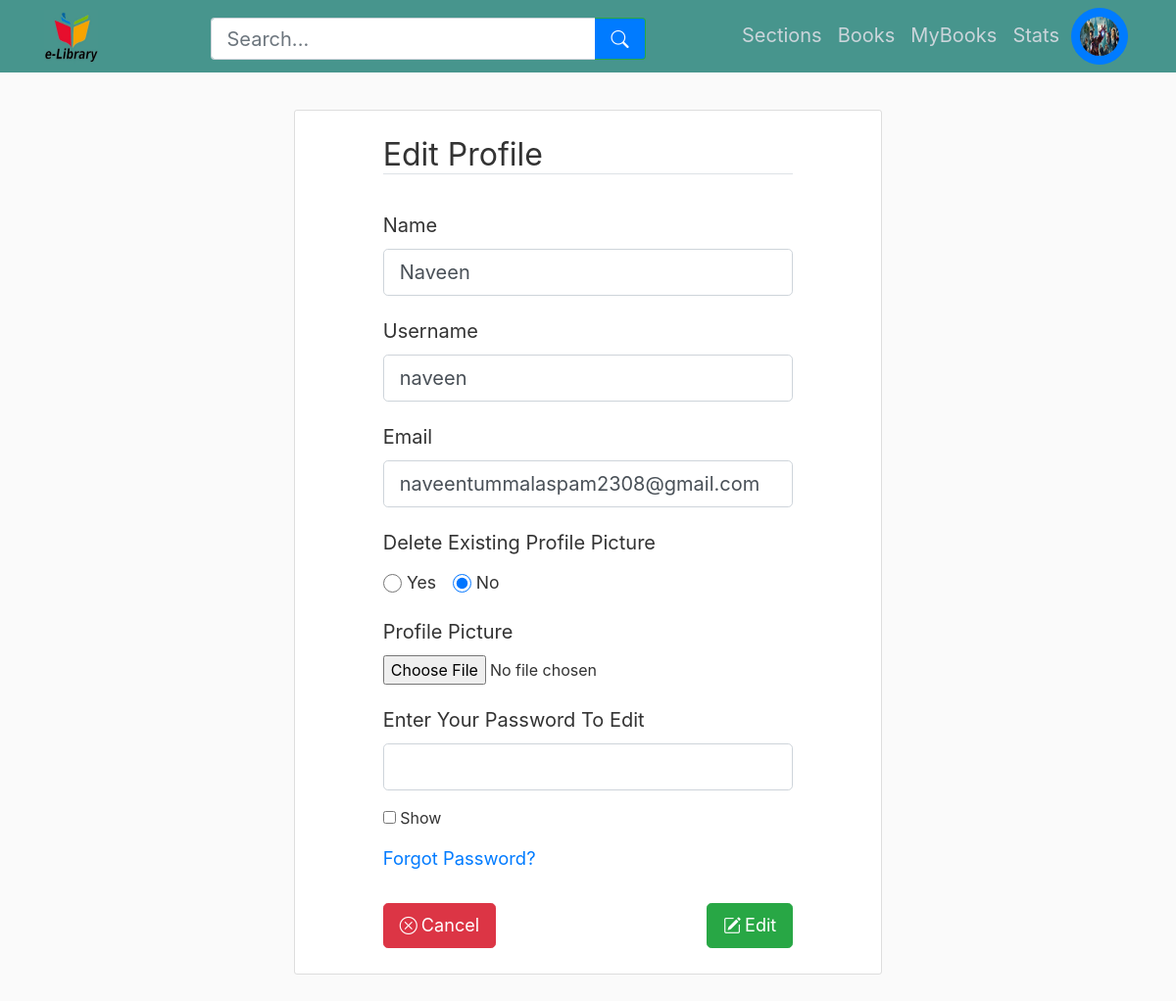
Screenshot of /user/edit-profile (signed in) with the database file from the repository.
### library_app/models.py (models this page shows, shortened)
class User(db.Model):
    __tablename__ = "user"
    userid = db.Column(db.Integer, primary_key=True, autoincrement=True)
    name = db.Column(db.String(60), nullable=False)
    username = db.Column(db.String(32), unique=True, nullable=False)
    email = db.Column(db.String(60), unique=True, nullable=False)
    password = db.Column(db.String(60), nullable=False)
    profile_picture = db.Column(
        db.String(20), nullable=False, default="default_profile_picture.png"
    )
    authenticated = db.Column(db.Boolean, default=False)
    urole = db.Column(db.String(20), default="user")
    requests = db.relationship(
        "Request", back_populates="user", lazy=True, cascade="all, delete-orphan"
    )
    feedbacks = db.relationship(
        "Feedback", back_populates="user", lazy=True, cascade="all, delete-orphan"
    )
    __table_args__ = (
        CheckConstraint(urole.in_(["user", "librarian"]), name="check_urole"),
    )
    def get_urole(self):
        return self.urole

### library_app/user/routes.py (the view, shortened to what this page needs)
@user.route("/user/edit-profile", methods=["GET", "POST"])
@login_required(role="user")
def edit_profile():
    form = EditProfileForm()
    global previous_user
    if request.method == "GET":
        if previous_user:
            form.name.data = previous_user.name
            form.username.data = previous_user.username
            form.email.data = previous_user.email
        else:
            form.name.data = current_user.name
            form.username.data = current_user.username
            form.email.data = current_user.email
    return render_template(
        "user/edit_profile.html",
        title="Update Profile",
        user=current_user,
        form=form,
        navbaractive=["Account"],
    )

### library_app/forms.py (shortened to what this page needs)
class EditProfileForm(FlaskForm):
    name = StringField("Name", validators=[DataRequired(), Length(min=5, max=60)])
    email = StringField("Email", validators=[DataRequired()])
    username = StringField(
        "Username", validators=[DataRequired(), Length(min=5, max=32)]
    )
    profile_picture = FileField(
        "Profile Picture", validators=[FileAllowed(["jpg", "png", "jpeg"])]
    )
    delete_profile_picture = RadioField(
        "Delete Existing Profile Picture",
        choices=[("yes", "Yes"), ("no", "No")],
        validators=[DataRequired()],
        default="no",
    )
    password = PasswordField(
        "Enter Your Password To Edit",
        validators=[DataRequired(), Length(min=8, max=60)],
    )
    submit = SubmitField("Edit")

### library_app/models.py (called while the page is built)
@login_manager.user_loader
def load_user(userid):
    return User.query.get(userid)

### library_app/utils.py (called while the page is built)
def login_required(role="any"):
    def wrapper(fn):
        @wraps(fn)
        def view(*args, **kwargs):
            if not current_user.is_authenticated:
                return login_manager.unauthorized()
            if current_user.get_urole() != role and role!=any:
                abort(403)
            return fn(*args, **kwargs)
        return view
    return wrapper

### library_app/templates/user/edit_profile.html (shortened to what this page needs)
{% extends "user/layout.html" %} {% block content %}
<div class="content-section mx-auto w-50">
    <form
        method="POST"
        action=""
        class="form mx-auto w-75 mb-3 mt-3"
        enctype="multipart/form-data"
    >
        <fieldset class="form-group">
            <legend class="border-bottom mb-4 h2 font-weight-normal">
                Edit Profile
            </legend>
            <div class="form-group">
                {{ form.name.label(class='h5 font-weight-normal
                form-control-label mt-3') }} {%if form.name.errors %} {{
                form.name(class="form-control form-control-lg is-invalid mt-1")
                }}
                <div>
                    {% for error in form.name.errors %}
                    <p class="text-danger mt-1">*{{error}}</p>
                    {% endfor %}
                </div>
                {% else %} {{ form.name(class="form-control form-control-lg
                mt-1") }} {% endif %}
            </div>
            <div class="form-group">
                {{ form.username.label(class='h5 font-weight-normal
                form-control-label mt-2') }} {% if form.username.errors %} {{
                form.username(class="form-control form-control-lg is-invalid
                mt-1") }}
                <div>
                    {% for error in form.username.errors %}
                    <p class="text-danger mt-1">*{{error}}</p>
                    {% endfor %}
                </div>
                {% else %} {{ form.username(class="form-control form-control-lg
                mt-1") }} {% endif %}
            </div>
            <div class="form-group">
                {{ form.email.label(class='h5 font-weight-normal
                form-control-label mt-2') }} {% if form.email.errors %} {{
                form.email(class="form-control form-control-lg is-invalid mt-1")
                }}
                <div>
                    {% for error in form.email.errors %}
                    <p class="text-danger mt-1">*{{error}}</p>
                    {% endfor %}
                </div>
                {% else %} {{ form.email(class="form-control form-control-lg
                mt-1") }} {% endif %}
            </div>
            {% if user.profile_picture!="default_profile_picture.png" %}
            <div>
                {{ form.delete_profile_picture.label(class="h5 font-weight-normal
                form-control-label mt-2") }}
                <div>
                    {% for option in form.delete_profile_picture %}
                        <div class="form-check form-check-inline">
                            {{ option(class="form-check-input mb-2", id=option.id) }}
                            <label class="font-weight-normal form-control-label mt-2" for="{{ option.id }}" style="font-size: 1.10rem;">
                                {{ option.label }}
                            </label>
                        </div>
                    {% endfor %}
                </div>
            </div>
            {% endif %}
            <div class="form-group">
                {{ form.profile_picture.label(class='h5 font-weight-normal
                form-control-label mt-2') }} {{
                form.profile_picture(class="form-control-file mt-1") }}
            </div>
            <div class="form-group">
                {{ form.password.label(class='h5 font-weight-normal
                form-control-label mt-2') }} {% if form.password.errors %} {{
                form.password(class="form-control password form-control-lg is-invalid
                mt-1") }}
                <div>
                    {% for error in form.password.errors %}
                    <p class="text-danger mt-1">*{{error}}</p>
                    {% endfor %}
                </div>
                {% else %} {{ form.password(class="form-control password form-control-lg
                mt-1") }} {% endif %}
            </div>
            <div>
                <input type="checkbox" id="showPass" onchange="showPassword()">
                <label for="showPass">Show</label>
            </div>
            <p class="text-muted mt-2" style="font-size: 1.15rem;"><a href="{{url_for('user.reset_request', token=1)}}">Forgot Password?</a></p>
        </fieldset>
        <div class="row">
            <div class="col-md-6">
                <a class="btn btn-lg btn-danger" href="{{url_for("user.account")}}"><i class="bi bi-x-circle mr-1"></i>Cancel</a>
            </div>
            <div class="col-md-6 text-right">
                <button class="btn btn-lg btn-success" id="submit" name="submit" type="submit" value="Edit"><i class="bi bi-pencil-square mr-1"></i>Edit</button>
            </div>
        </div>
    </form>
</div>
{% endblock content %}

### library_app/templates/user/layout.html (shortened to what this page needs)
<!DOCTYPE html>
<html lang="en">
    <head>
        <link
            rel="stylesheet"
            href="https://cdn.jsdelivr.net/npm/bootstrap@4.3.1/dist/css/bootstrap.min.css"
        />
        <link href="https://cdn.jsdelivr.net/npm/bootstrap-icons@1.7.0/font/bootstrap-icons.css" rel="stylesheet">
        <link
            rel="stylesheet"
            type="text/css"
            href="{{ url_for('static', filename='main/style.css') }}"
        />
    </head>
    <body>
        <header class="site-header">
            <nav class="navbar navbar-expand-md navbar-dark bg-steel fixed-top">
                <div class="container">
                    <a class="mr-4" href="{{url_for("user.sections")}}"><img class="logo-img" src="{{url_for('static', filename="main/library_logo.jpg")}}"/></a>
                    <div class="container">
                        <form id="searchForm" class="form-inline mx-auto search-form" action="{{ url_for('user.search') }}" method="POST" style="width: 37vw; height: 5.4vh;">
                            <div class="input-group">
                                <input id="searchInput" name="search_term" class="form-control form-control-lg border-right-0" type="search" placeholder="Search..." aria-label="Search" style="height: 5.4vh;" minlength="1" maxlength="60">
                                <div class="input-group-append">
                                    <button class="btn btn-lg btn-outline-success border-left-0" type="submit" style="height: 5.4vh;">
                                        <i class="bi bi-search"></i>
                                    </button>
                                </div>
                            </div>
                        </form>
                    </div>
                    <div class="navbar-nav">
                        <a class="nav-item nav-link h5 font-weight-normal mt-2 {% if 'Sections' in navbaractive %} active {% endif %}" href="{{url_for("user.sections")}}">Sections</a>
                        <a class="nav-item nav-link h5 font-weight-normal mt-2 {% if 'Books' in navbaractive %} active {% endif %}" href="{{url_for("user.books")}}">Books</a>
                        <a class="nav-item nav-link h5 font-weight-normal mt-2 {% if 'MyBooks' in navbaractive %} active {% endif %}" href="{{url_for("user.mybooks")}}">MyBooks</a>
                        <a class="nav-item nav-link h5 font-weight-normal mt-2 {% if 'Stats' in navbaractive %} active {% endif %}" href="{{url_for("user.stats")}}">Stats</a>
                        <a class="nav-item nav-link {% if 'Account' in navbaractive %} btn btn-primary rounded-pill mx-1{% endif %}" href="{{url_for("user.account")}}"><img src="{{url_for('static', filename='user/profile_pictures/' + user.profile_picture)}}" class="rounded-circle nav-img"/></a>
                    </div>
                </div>
            </nav>
        </header>
        {% block content %} {% endblock %}
    </body>
</html>

### library_app/static/main/style.css (style rules this page uses)
body { background: #fafafa; color: #333333; margin-top: 5rem; }
.bg-steel { background-color: #47958d; }
.site-header .navbar-nav .nav-link { color: #cbd5db; }
.content-section { background: #ffffff; padding: 10px 20px; border: 1px solid #dddddd; border-radius: 3px; margin-bottom: 20px; }
.nav-img { height: 2.5rem; width: 2.5rem; }
.logo-img { height: 55px; width: 55px; }
.btn-lg { font-size: 1.13rem !important; }
.form-check-input[type="radio"] { width: 1.2em; height: 1.2em; }
.search-form { border: none; margin-top: 5px; }
.search-form .input-group { width: 100%; }
.search-form .form-control { border-radius: 4px; }
.search-form .btn { border-radius: 0 4px 4px 0; background-color: #007bff; color: white; }

### rows the page displays
User: profile_picture (picture), name "Naveen", username "naveen", email "naveentummalaspam2308@gmail.com"

### other values shown
{{ option.label }} "Yes" "No"
